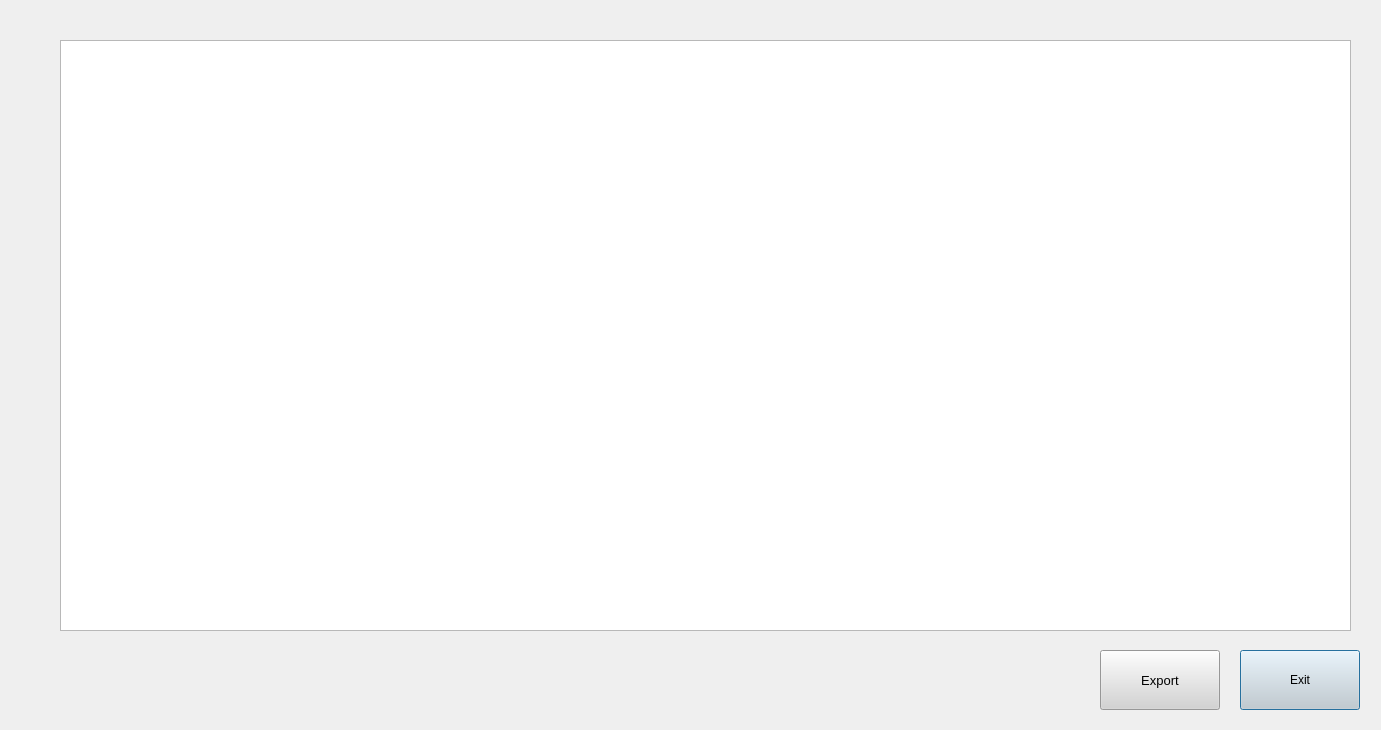
<?xml version="1.0" encoding="UTF-8"?>
<ui version="4.0">
 <class>Dialog</class>
 <widget class="QDialog" name="Dialog">
  <property name="geometry">
   <rect>
    <x>0</x>
    <y>0</y>
    <width>1381</width>
    <height>730</height>
   </rect>
  </property>
  <property name="windowTitle">
   <string>Dialog</string>
  </property>
  <widget class="QTableView" name="view">
   <property name="geometry">
    <rect>
     <x>60</x>
     <y>40</y>
     <width>1291</width>
     <height>591</height>
    </rect>
   </property>
   <property name="selectionBehavior">
    <enum>QAbstractItemView::SelectRows</enum>
   </property>
  </widget>
  <widget class="QToolButton" name="_export">
   <property name="geometry">
    <rect>
     <x>1100</x>
     <y>650</y>
     <width>120</width>
     <height>60</height>
    </rect>
   </property>
   <property name="font">
    <font>
     <family>MS Shell Dlg 2</family>
     <pointsize>10</pointsize>
     <weight>50</weight>
     <italic>false</italic>
     <bold>false</bold>
    </font>
   </property>
   <property name="styleSheet">
    <string notr="true">background:lightgray; </string>
   </property>
   <property name="text">
    <string>Export</string>
   </property>
   <property name="icon">
    <iconset resource="../app/icons.qrc">
     <normaloff>:/excel</normaloff>:/excel</iconset>
   </property>
   <property name="iconSize">
    <size>
     <width>50</width>
     <height>50</height>
    </size>
   </property>
   <property name="toolButtonStyle">
    <enum>Qt::ToolButtonTextUnderIcon</enum>
   </property>
  </widget>
  <widget class="QPushButton" name="exit">
   <property name="geometry">
    <rect>
     <x>1240</x>
     <y>650</y>
     <width>120</width>
     <height>60</height>
    </rect>
   </property>
   <property name="styleSheet">
    <string notr="true">background:lightgray; </string>
   </property>
   <property name="text">
    <string>Exit</string>
   </property>
  </widget>
 </widget>
 <resources>
  <include location="../app/icons.qrc"/>
 </resources>
 <connections>
  <connection>
   <sender>exit</sender>
   <signal>clicked()</signal>
   <receiver>Dialog</receiver>
   <slot>accept()</slot>
   <hints>
    <hint type="sourcelabel">
     <x>1277</x>
     <y>662</y>
    </hint>
    <hint type="destinationlabel">
     <x>892</x>
     <y>641</y>
    </hint>
   </hints>
  </connection>
 </connections>
</ui>
